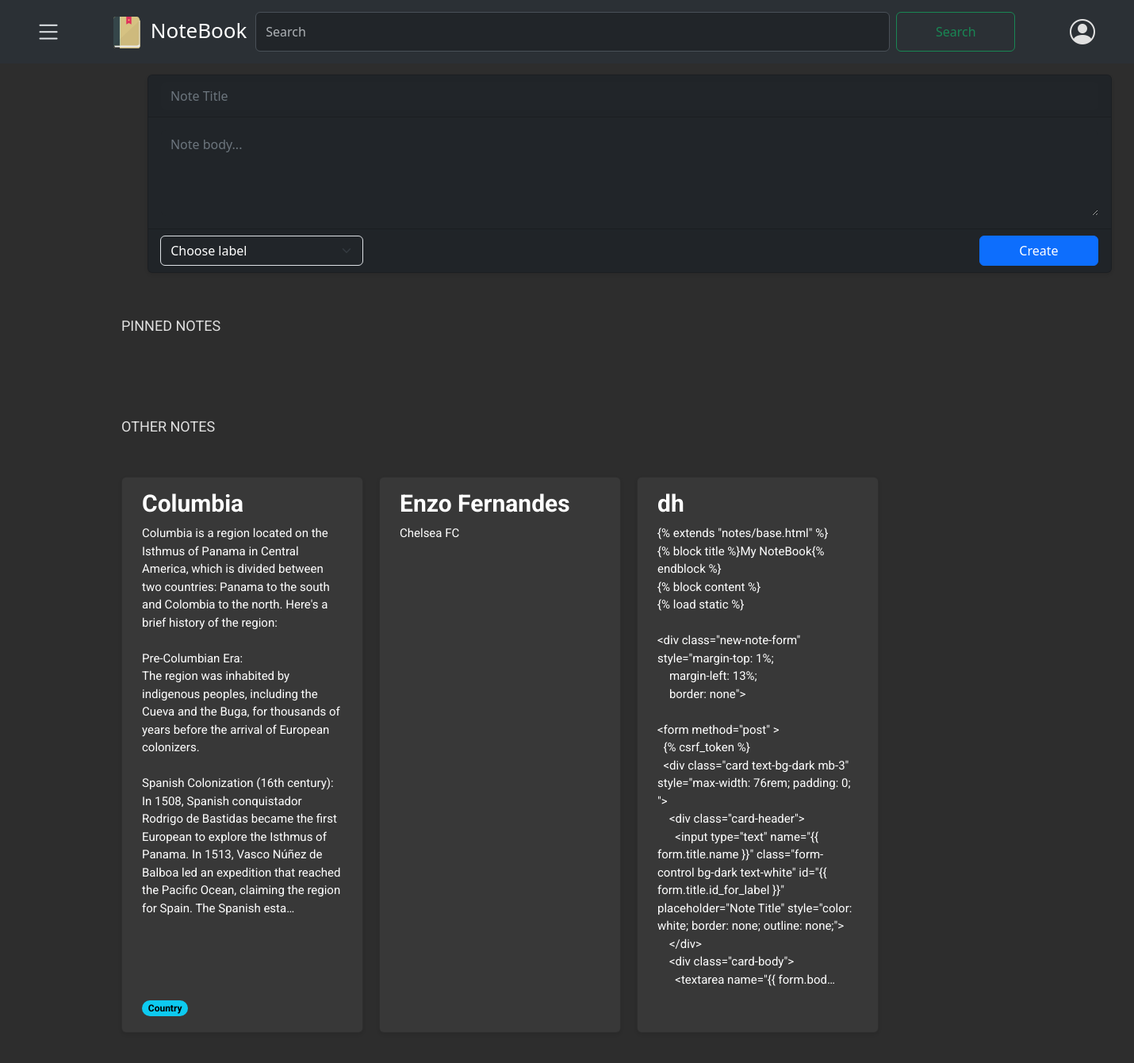
The app's page /notes/ (signed in), older data.
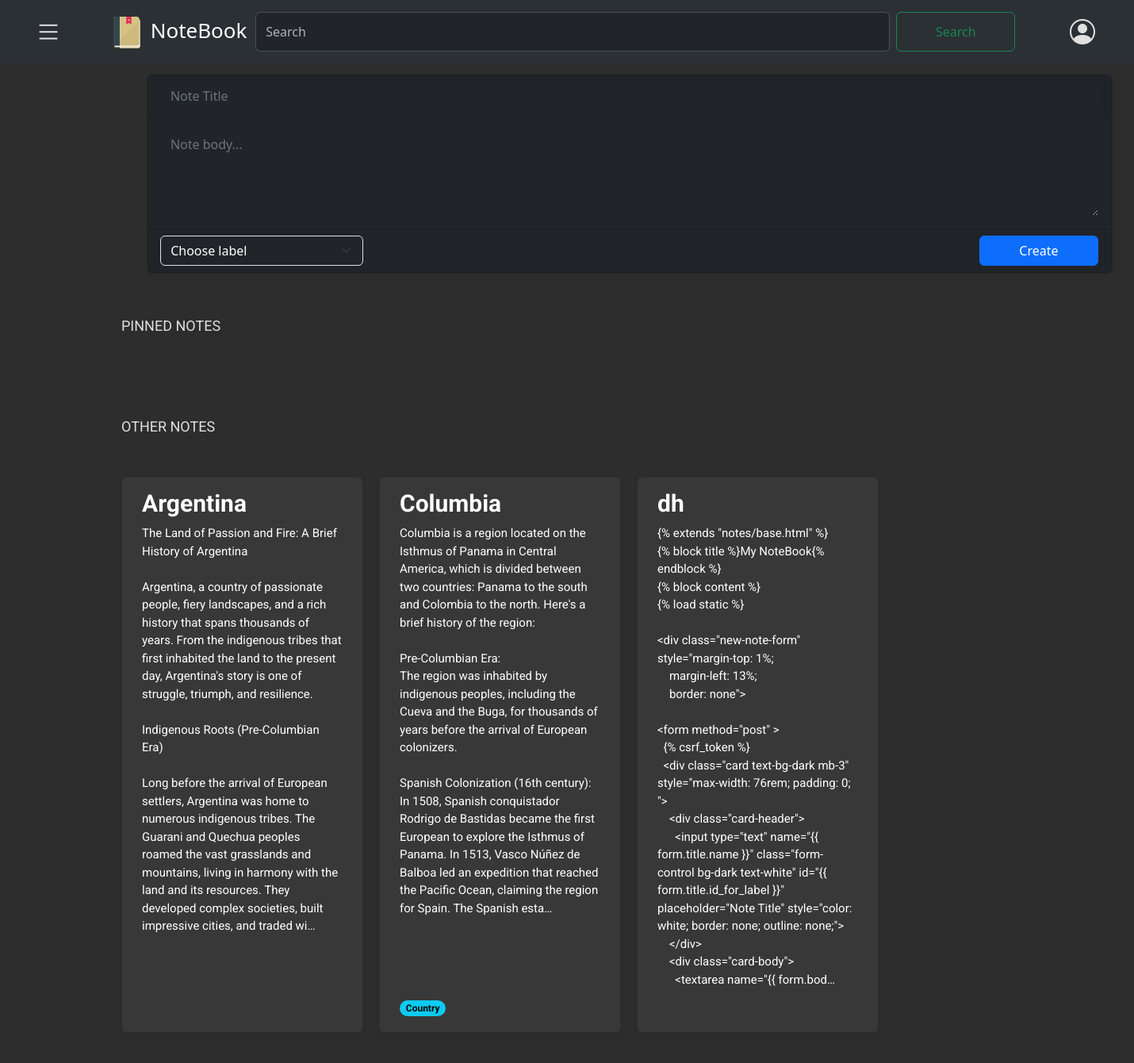
The same page, newer data.
### notes/models.py (models this page shows, shortened)
class Note(models.Model):
    user= models.ForeignKey(CustomUser,on_delete=models.CASCADE, related_name='user')
    title= models.CharField(max_length=100, null=False)
    body= models.TextField()
    label= models.ForeignKey(Label, on_delete=models.SET_NULL, related_name="notes", blank=True, null=True)
    archived= models.BooleanField(default=False)
    pinned= models.BooleanField(default= False)
    created = models.DateTimeField(auto_now_add= True)
    updated= models.DateTimeField(auto_now=True)
    class Meta:
        ordering= ['-updated']
        indexes= [
            models.Index(fields=["-updated"])
        ]
        verbose_name = "Note"
        verbose_name_plural= "Notes"

class Label(models.Model):
    user = models.ForeignKey(CustomUser, on_delete=models.CASCADE, related_name='labels', default=None)
    name = models.CharField(max_length=50, unique=True, null=False)
    class Meta:
        verbose_name = "Label"
        verbose_name_plural= "Labels"

### notes/views.py (the view)
# urls.py: path('', notes_list, name='note_list'),
@login_required
def notes_list(request):
    user = request.user
    form = NoteForm()
    pinned_notes = Note.objects.filter(user=user, pinned=True, archived=False)
    other_notes = Note.objects.filter(user=user, pinned=False, archived=False)
    return render(request,
                  'notes/note/list.html',
                  {'pinned_notes': pinned_notes,
                   'other_notes': other_notes,
                   'form': form})

### notes/forms.py
class NoteForm(forms.ModelForm):
    class Meta:
        model = Note
        fields = ['title', 'body', 'label', 'archived', 'pinned']
        widgets = {
            'label': forms.Select(),
        }
    def __init__(self, *args, **kwargs):
        user = kwargs.pop('user', None)  # Get the user from kwargs
        super().__init__(*args, **kwargs)
        if user is not None:
            self.fields['label'].queryset = Label.objects.filter(user=user)
            self.fields['label'].widget.choices = [(label.id, label.name) for label in self.fields['label'].queryset]

### notes/context_processors.py (called while the page is built)
def labels_processor(request):
    if request.user.is_authenticated:
        labels = Label.objects.filter(user=request.user)
    else:
        labels = Label.objects.none()
    return {
        'labels': labels,
    }

### notes/templates/notes/note/list.html (shortened to what this page needs)
{% extends "notes/base.html" %}
{% block content %}
{% load static %}
<p class="text-capitalize">PINNED NOTES</p>
<div class="card-container">
</div>
<p class="text-capitalize">OTHER NOTES</p>
<div class="card-container">
    {% for other_note in other_notes %}
    <div class="card" data-note-id="{{ other_note.id }}">
        <a href="#" class="note-link" data-note-id="{{ other_note.id }}">
            <h5 class="card-title">{{ other_note.title }}</h5>
            <p class="card-text">{{ other_note.body|truncatechars:650 }}</p>
        </a>
        <span class="badge rounded-pill text-bg-info">{{ other_note.label.name }}</span>
    </div>
    {% endfor %}
</div>
{% endblock %}

Row changes from the older to the newer data that the page shows:
no longer on this page (row edited): Note: title "Enzo Fernandes", body "Chelsea FC"
now on this page (row edited): Note: title "Argentina", body "The Land of Passion and Fire: A Brief History of Argentina Argentina, a country of passionate people, fiery landscapes, and a rich history that spans thousands of years. From the indigenous tribes that first inhabited the land to the present day, Argentina's story is one of struggle, triumph, and resilience. Indigenous Roots (Pre-Columbian Era) Long before the arrival of European settlers, Argentina was home to numerous indigenous tribes. The Guarani and Quechua peoples roamed the vast grasslands and mountains, living in harmony with the land and its resources. They developed complex societies, built impressive cities, and traded wi…"
